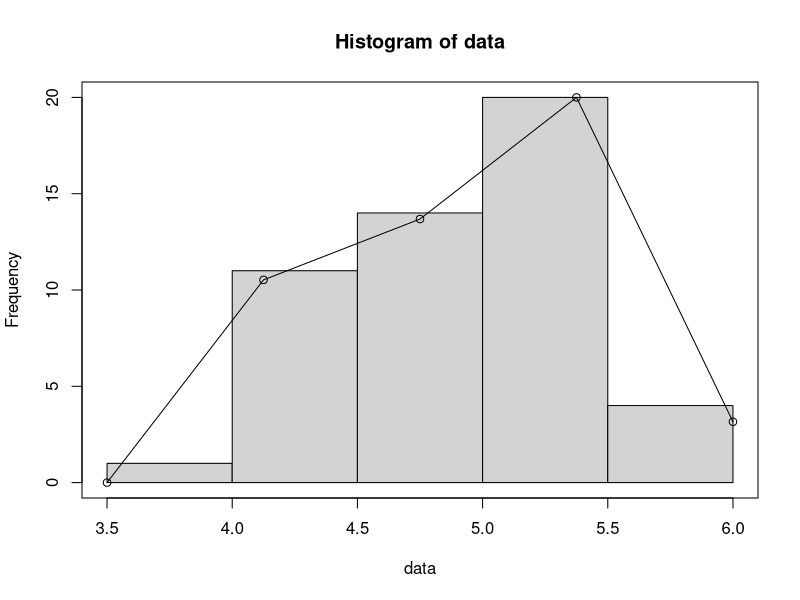

Generate this figure with R:
data <- c(5.2, 5.5, 5.5, 4.1, 3.6, 4.2, 4.3, 5.0, 4.1, 4.5,
          4.2, 4.8, 5.0, 4.5, 5.2, 5.5, 5.2, 5.2, 4.4, 4.9,
          4.5, 5.5, 5.5, 5.1, 5.6, 5.4, 4.8, 5.3, 5.0, 4.5,
          5.1, 4.8, 5.0, 5.4, 5.1, 5.6, 4.5, 5.3, 4.9, 5.1,
          5.1, 4.9, 5.2, 4.9, 4.7, 5.6, 5.5, 4.7, 5.0, 6.0)

pt <- hist(data)
pt
par(new = T)
ft <- plot(pt$density, type = 'o', xaxt = 'n', yaxt = 'n', xlab = '', ylab = '')
ft

tbl <- table(data)

f_data <- NULL
for (i in 1:4) {
  distance <- 6
  dist_value <- (pt$density[i + 1] - pt$density[i]) / distance
  for (j in 0:(distance - 1)) {
    f_data <- c(f_data, pt$density[i] + dist_value * j)
  }
}
f_data <- c(f_data, pt$density[length(pt$density)])
